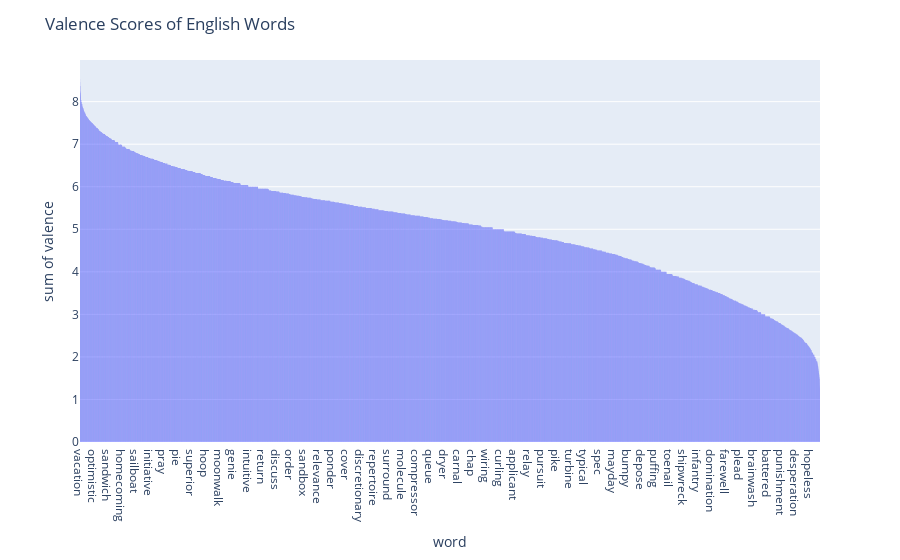

Write notebook code for a chart like this one.
### Code cell
import plotly.express as px

valence_df = valence_arousal_df.sort_values(by=['valence'], ascending = False)
fig = px.histogram(valence_df, x=valence_df.index, y = 'valence')
fig.update_layout(
    title={
        'text': 'Valence Scores of English Words',
    })
fig.show()

### Figure 1 — Plotly figure (JSON) as saved in the notebook; plotly's stock layout.template omitted (floating-point values rounded to 4 significant figures; data arrays with more than 128 entries replaced by an {"elided": "..."} marker saying what was removed)
{"data": [{"alignmentgroup": "True", "bingroup": "x", "histfunc": "sum", "hovertemplate": "word=%{x}<br>sum of valence=%{y}<extra></extra>", "legendgroup": "", "marker": {"color": "#636efa", "pattern": {"shape": ""}}, "name": "", "offsetgroup": "", "orientation": "v", "showlegend": false, "type": "histogram", "x": {"elided": "13915 str values"}, "xaxis": "x", "y": {"elided": "13915 float values"}, "yaxis": "y"}], "layout": {"autosize": true, "barmode": "relative", "legend": {"tracegroupgap": 0}, "margin": {"t": 60}, "title": {"text": "Valence Scores of English Words"}, "xaxis": {"anchor": "y", "autorange": true, "domain": [0, 1], "range": [-0.5, 13910.0], "title": {"text": "word"}, "type": "category"}, "yaxis": {"anchor": "x", "autorange": true, "domain": [0, 1], "range": [0, 8.979], "title": {"text": "sum of valence"}, "type": "linear"}}}
